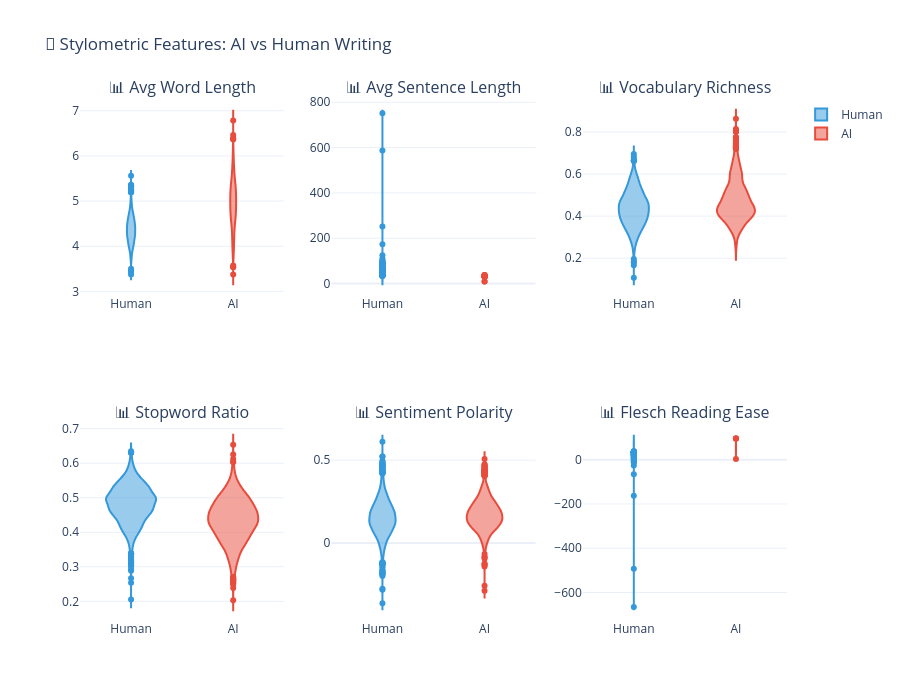

The notebook cell this image was saved under:
### Markdown cell above
## 📊 4. Advanced EDA & Visualization

### Code cell
# ============================================
# 📈 STYLOMETRIC ANALYSIS VISUALIZATION
# ============================================

# Compare AI vs Human writing characteristics
feature_cols = ['avg_word_length', 'avg_sentence_length', 'vocabulary_richness', 
                'stopword_ratio', 'sentiment_polarity', 'flesch_reading_ease']

fig = make_subplots(rows=2, cols=3, 
                    subplot_titles=[f'📊 {col.replace("_", " ").title()}' for col in feature_cols])

for idx, col in enumerate(feature_cols):
    row = idx // 3 + 1
    col_idx = idx % 3 + 1
    
    # Human data
    human_data = df_style[df_style['generated'] == 0][col]
    ai_data = df_style[df_style['generated'] == 1][col]
    
    fig.add_trace(
        go.Violin(x=['Human'] * len(human_data), y=human_data,
                  name='Human', marker_color=COLOR_PALETTE['primary'],
                  showlegend=(idx==0)),
        row=row, col=col_idx
    )
    
    fig.add_trace(
        go.Violin(x=['AI'] * len(ai_data), y=ai_data,
                  name='AI', marker_color=COLOR_PALETTE['secondary'],
                  showlegend=(idx==0)),
        row=row, col=col_idx
    )

fig.update_layout(
    title_text="🎨 Stylometric Features: AI vs Human Writing",
    height=700,
    template='plotly_white'
)

fig.show()

# Statistical comparison
print("\n📊 Statistical Comparison (Mean Values):")
print("="*60)
comparison_df = df_style.groupby('generated')[feature_cols].mean().T
comparison_df.columns = ['Human', 'AI']
comparison_df['Difference'] = comparison_df['AI'] - comparison_df['Human']
comparison_df['% Change'] = (comparison_df['Difference'] / comparison_df['Human'] * 100).round(2)
print(comparison_df)

### Figure 1 — Plotly figure (JSON) as saved in the notebook; plotly's stock layout.template omitted (floating-point values rounded to 4 significant figures; data arrays with more than 128 entries replaced by an {"elided": "..."} marker saying what was removed)
{"data": [{"marker": {"color": "#3498db"}, "name": "Human", "showlegend": true, "type": "violin", "x": {"elided": "3106 str values"}, "xaxis": "x", "y": {"elided": "3106 float values"}, "yaxis": "y"}, {"marker": {"color": "#e74c3c"}, "name": "AI", "showlegend": true, "type": "violin", "x": {"elided": "1894 str values"}, "xaxis": "x", "y": {"elided": "1894 float values"}, "yaxis": "y"}, {"marker": {"color": "#3498db"}, "name": "Human", "showlegend": false, "type": "violin", "x": {"elided": "3106 str values"}, "xaxis": "x2", "y": {"elided": "3106 float values"}, "yaxis": "y2"}, {"marker": {"color": "#e74c3c"}, "name": "AI", "showlegend": false, "type": "violin", "x": {"elided": "1894 str values"}, "xaxis": "x2", "y": {"elided": "1894 float values"}, "yaxis": "y2"}, {"marker": {"color": "#3498db"}, "name": "Human", "showlegend": false, "type": "violin", "x": {"elided": "3106 str values"}, "xaxis": "x3", "y": {"elided": "3106 float values"}, "yaxis": "y3"}, {"marker": {"color": "#e74c3c"}, "name": "AI", "showlegend": false, "type": "violin", "x": {"elided": "1894 str values"}, "xaxis": "x3", "y": {"elided": "1894 float values"}, "yaxis": "y3"}, {"marker": {"color": "#3498db"}, "name": "Human", "showlegend": false, "type": "violin", "x": {"elided": "3106 str values"}, "xaxis": "x4", "y": {"elided": "3106 float values"}, "yaxis": "y4"}, {"marker": {"color": "#e74c3c"}, "name": "AI", "showlegend": false, "type": "violin", "x": {"elided": "1894 str values"}, "xaxis": "x4", "y": {"elided": "1894 float values"}, "yaxis": "y4"}, {"marker": {"color": "#3498db"}, "name": "Human", "showlegend": false, "type": "violin", "x": {"elided": "3106 str values"}, "xaxis": "x5", "y": {"elided": "3106 float values"}, "yaxis": "y5"}, {"marker": {"color": "#e74c3c"}, "name": "AI", "showlegend": false, "type": "violin", "x": {"elided": "1894 str values"}, "xaxis": "x5", "y": {"elided": "1894 float values"}, "yaxis": "y5"}, {"marker": {"color": "#3498db"}, "name": "Human", "showlegend": false, "type": "violin", "x": {"elided": "3106 str values"}, "xaxis": "x6", "y": {"elided": "3106 float values"}, "yaxis": "y6"}, {"marker": {"color": "#e74c3c"}, "name": "AI", "showlegend": false, "type": "violin", "x": {"elided": "1894 str values"}, "xaxis": "x6", "y": {"elided": "1894 float values"}, "yaxis": "y6"}], "layout": {"annotations": [{"font": {"size": 16}, "showarrow": false, "text": "📊 Avg Word Length", "x": 0.1444, "xanchor": "center", "xref": "paper", "y": 1, "yanchor": "bottom", "yref": "paper"}, {"font": {"size": 16}, "showarrow": false, "text": "📊 Avg Sentence Length", "x": 0.5, "xanchor": "center", "xref": "paper", "y": 1, "yanchor": "bottom", "yref": "paper"}, {"font": {"size": 16}, "showarrow": false, "text": "📊 Vocabulary Richness", "x": 0.8556, "xanchor": "center", "xref": "paper", "y": 1, "yanchor": "bottom", "yref": "paper"}, {"font": {"size": 16}, "showarrow": false, "text": "📊 Stopword Ratio", "x": 0.1444, "xanchor": "center", "xref": "paper", "y": 0.375, "yanchor": "bottom", "yref": "paper"}, {"font": {"size": 16}, "showarrow": false, "text": "📊 Sentiment Polarity", "x": 0.5, "xanchor": "center", "xref": "paper", "y": 0.375, "yanchor": "bottom", "yref": "paper"}, {"font": {"size": 16}, "showarrow": false, "text": "📊 Flesch Reading Ease", "x": 0.8556, "xanchor": "center", "xref": "paper", "y": 0.375, "yanchor": "bottom", "yref": "paper"}], "height": 700, "title": {"text": "🎨 Stylometric Features: AI vs Human Writing"}, "xaxis": {"anchor": "y", "domain": [0, 0.2889]}, "xaxis2": {"anchor": "y2", "domain": [0.3556, 0.6444]}, "xaxis3": {"anchor": "y3", "domain": [0.7111, 1]}, "xaxis4": {"anchor": "y4", "domain": [0, 0.2889]}, "xaxis5": {"anchor": "y5", "domain": [0.3556, 0.6444]}, "xaxis6": {"anchor": "y6", "domain": [0.7111, 1]}, "yaxis": {"anchor": "x", "domain": [0.625, 1]}, "yaxis2": {"anchor": "x2", "domain": [0.625, 1]}, "yaxis3": {"anchor": "x3", "domain": [0.625, 1]}, "yaxis4": {"anchor": "x4", "domain": [0, 0.375]}, "yaxis5": {"anchor": "x5", "domain": [0, 0.375]}, "yaxis6": {"anchor": "x6", "domain": [0, 0.375]}}}
